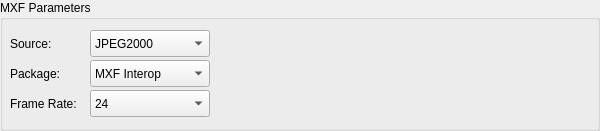
         <widget class="QGroupBox" name="mxfGroupBox">
          <property name="geometry">
           <rect>
            <x>80</x>
            <y>20</y>
            <width>600</width>
            <height>131</height>
           </rect>
          </property>
          <property name="title">
           <string>MXF Parameters</string>
          </property>
          <widget class="QLabel" name="mxfTypeLabel">
           <property name="geometry">
            <rect>
             <x>10</x>
             <y>60</y>
             <width>62</width>
             <height>27</height>
            </rect>
           </property>
           <property name="text">
            <string>Package:</string>
           </property>
          </widget>
          <widget class="QComboBox" name="mxfTypeComboBox">
           <property name="geometry">
            <rect>
             <x>90</x>
             <y>60</y>
             <width>120</width>
             <height>27</height>
            </rect>
           </property>
           <item>
            <property name="text">
             <string>MXF Interop</string>
            </property>
           </item>
           <item>
            <property name="text">
             <string>SMPTE</string>
            </property>
           </item>
          </widget>
          <widget class="QLabel" name="mxfFramerRateLabel">
           <property name="geometry">
            <rect>
             <x>10</x>
             <y>90</y>
             <width>80</width>
             <height>27</height>
            </rect>
           </property>
           <property name="text">
            <string>Frame Rate:</string>
           </property>
          </widget>
          <widget class="QComboBox" name="mxfFrameRateComboBox">
           <property name="geometry">
            <rect>
             <x>90</x>
             <y>90</y>
             <width>120</width>
             <height>27</height>
            </rect>
           </property>
           <item>
            <property name="text">
             <string>24</string>
            </property>
           </item>
           <item>
            <property name="text">
             <string>25</string>
            </property>
           </item>
           <item>
            <property name="text">
             <string>30</string>
            </property>
           </item>
           <item>
            <property name="text">
             <string>48</string>
            </property>
           </item>
           <item>
            <property name="text">
             <string>50</string>
            </property>
           </item>
           <item>
            <property name="text">
             <string>60</string>
            </property>
           </item>
          </widget>
          <widget class="QLabel" name="mxfSourceTypeLabel">
           <property name="geometry">
            <rect>
             <x>10</x>
             <y>30</y>
             <width>62</width>
             <height>27</height>
            </rect>
           </property>
           <property name="text">
            <string>Source:</string>
           </property>
          </widget>
          <widget class="QComboBox" name="mxfSourceTypeComboBox">
           <property name="geometry">
            <rect>
             <x>90</x>
             <y>30</y>
             <width>120</width>
             <height>27</height>
            </rect>
           </property>
           <item>
            <property name="text">
             <string>JPEG2000</string>
            </property>
           </item>
           <item>
            <property name="text">
             <string>MPEG2</string>
            </property>
           </item>
           <item>
            <property name="text">
             <string>WAV</string>
            </property>
           </item>
          </widget>
         </widget>
